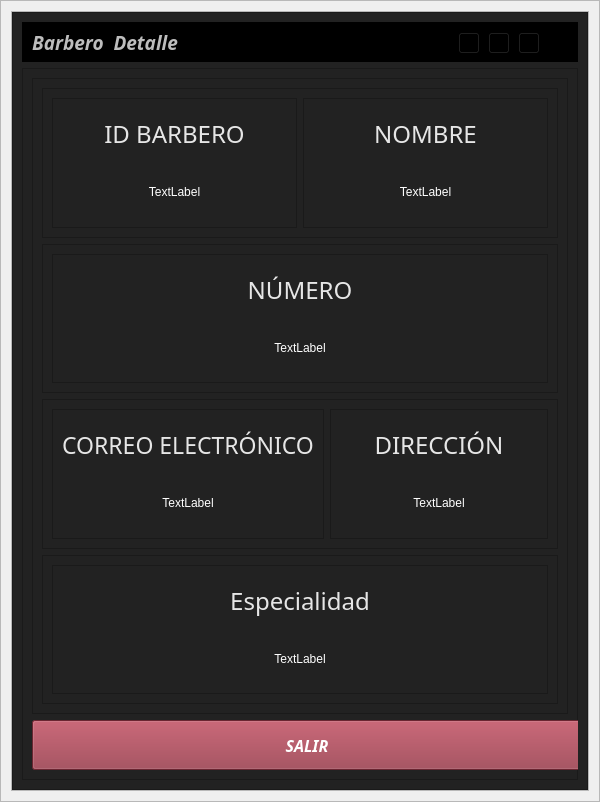
<?xml version="1.0" encoding="UTF-8"?>
<ui version="4.0">
 <class>add_edit_menu</class>
 <widget class="QWidget" name="add_edit_menu">
  <property name="geometry">
   <rect>
    <x>0</x>
    <y>0</y>
    <width>600</width>
    <height>802</height>
   </rect>
  </property>
  <property name="minimumSize">
   <size>
    <width>600</width>
    <height>0</height>
   </size>
  </property>
  <property name="maximumSize">
   <size>
    <width>16777215</width>
    <height>16777215</height>
   </size>
  </property>
  <property name="windowTitle">
   <string>Form</string>
  </property>
  <layout class="QVBoxLayout" name="verticalLayout">
   <property name="spacing">
    <number>0</number>
   </property>
   <property name="leftMargin">
    <number>0</number>
   </property>
   <property name="topMargin">
    <number>0</number>
   </property>
   <property name="rightMargin">
    <number>0</number>
   </property>
   <property name="bottomMargin">
    <number>0</number>
   </property>
   <item>
    <widget class="QFrame" name="central_widget_frame">
     <property name="maximumSize">
      <size>
       <width>600</width>
       <height>16777215</height>
      </size>
     </property>
     <property name="frameShape">
      <enum>QFrame::StyledPanel</enum>
     </property>
     <property name="frameShadow">
      <enum>QFrame::Raised</enum>
     </property>
     <layout class="QVBoxLayout" name="shadow_layout">
      <property name="spacing">
       <number>0</number>
      </property>
      <property name="leftMargin">
       <number>10</number>
      </property>
      <property name="topMargin">
       <number>10</number>
      </property>
      <property name="rightMargin">
       <number>10</number>
      </property>
      <property name="bottomMargin">
       <number>10</number>
      </property>
      <item>
       <widget class="QFrame" name="background_frame">
        <property name="frameShape">
         <enum>QFrame::StyledPanel</enum>
        </property>
        <property name="frameShadow">
         <enum>QFrame::Raised</enum>
        </property>
        <layout class="QVBoxLayout" name="verticalLayout_2">
         <property name="spacing">
          <number>0</number>
         </property>
         <property name="leftMargin">
          <number>0</number>
         </property>
         <property name="topMargin">
          <number>0</number>
         </property>
         <property name="rightMargin">
          <number>0</number>
         </property>
         <property name="bottomMargin">
          <number>0</number>
         </property>
         <item>
          <widget class="QFrame" name="content_frame">
           <property name="minimumSize">
            <size>
             <width>0</width>
             <height>0</height>
            </size>
           </property>
           <property name="styleSheet">
            <string notr="true">background-color: rgb(34, 34, 34);</string>
           </property>
           <property name="frameShape">
            <enum>QFrame::StyledPanel</enum>
           </property>
           <property name="frameShadow">
            <enum>QFrame::Raised</enum>
           </property>
           <layout class="QVBoxLayout" name="verticalLayout_7">
            <property name="spacing">
             <number>6</number>
            </property>
            <property name="leftMargin">
             <number>9</number>
            </property>
            <property name="topMargin">
             <number>9</number>
            </property>
            <property name="rightMargin">
             <number>9</number>
            </property>
            <property name="bottomMargin">
             <number>9</number>
            </property>
            <item>
             <widget class="QFrame" name="frame_nav">
              <property name="minimumSize">
               <size>
                <width>0</width>
                <height>40</height>
               </size>
              </property>
              <property name="maximumSize">
               <size>
                <width>16777215</width>
                <height>40</height>
               </size>
              </property>
              <property name="styleSheet">
               <string notr="true">background-color: rgb(0, 0, 0);</string>
              </property>
              <property name="frameShape">
               <enum>QFrame::StyledPanel</enum>
              </property>
              <property name="frameShadow">
               <enum>QFrame::Raised</enum>
              </property>
              <layout class="QHBoxLayout" name="horizontalLayout_6">
               <item>
                <widget class="QLabel" name="label_tittle">
                 <property name="font">
                  <font>
                   <family>Tw Cen MT</family>
                   <pointsize>14</pointsize>
                   <weight>75</weight>
                   <italic>true</italic>
                   <bold>true</bold>
                  </font>
                 </property>
                 <property name="styleSheet">
                  <string notr="true">
color: rgb(189, 189, 189);</string>
                 </property>
                 <property name="text">
                  <string>Barbero  Detalle</string>
                 </property>
                </widget>
               </item>
               <item>
                <widget class="QFrame" name="butttons_holder_frame">
                 <property name="minimumSize">
                  <size>
                   <width>110</width>
                   <height>30</height>
                  </size>
                 </property>
                 <property name="maximumSize">
                  <size>
                   <width>110</width>
                   <height>16777215</height>
                  </size>
                 </property>
                 <property name="frameShape">
                  <enum>QFrame::StyledPanel</enum>
                 </property>
                 <property name="frameShadow">
                  <enum>QFrame::Raised</enum>
                 </property>
                 <widget class="QToolButton" name="minimize_button">
                  <property name="geometry">
                   <rect>
                    <x>0</x>
                    <y>0</y>
                    <width>22</width>
                    <height>22</height>
                   </rect>
                  </property>
                  <property name="text">
                   <string>...</string>
                  </property>
                  <property name="icon">
                   <iconset>
                    <normaloff>L:/AngelCuk/assets/icons/minimize-window.png</normaloff>L:/AngelCuk/assets/icons/minimize-window.png</iconset>
                  </property>
                 </widget>
                 <widget class="QToolButton" name="restore_button">
                  <property name="geometry">
                   <rect>
                    <x>30</x>
                    <y>0</y>
                    <width>22</width>
                    <height>22</height>
                   </rect>
                  </property>
                  <property name="text">
                   <string>...</string>
                  </property>
                  <property name="icon">
                   <iconset>
                    <normaloff>L:/AngelCuk/assets/icons/restore-window.png</normaloff>L:/AngelCuk/assets/icons/restore-window.png</iconset>
                  </property>
                 </widget>
                 <widget class="QToolButton" name="maximize_button">
                  <property name="geometry">
                   <rect>
                    <x>30</x>
                    <y>0</y>
                    <width>22</width>
                    <height>22</height>
                   </rect>
                  </property>
                  <property name="text">
                   <string>...</string>
                  </property>
                  <property name="icon">
                   <iconset>
                    <normaloff>L:/AngelCuk/assets/icons/maximize-window.png</normaloff>L:/AngelCuk/assets/icons/maximize-window.png</iconset>
                  </property>
                 </widget>
                 <widget class="QToolButton" name="close_button">
                  <property name="geometry">
                   <rect>
                    <x>60</x>
                    <y>0</y>
                    <width>22</width>
                    <height>22</height>
                   </rect>
                  </property>
                  <property name="text">
                   <string>...</string>
                  </property>
                  <property name="icon">
                   <iconset>
                    <normaloff>L:/AngelCuk/assets/icons/close-window.png</normaloff>L:/AngelCuk/assets/icons/close-window.png</iconset>
                  </property>
                 </widget>
                </widget>
               </item>
              </layout>
             </widget>
            </item>
            <item>
             <widget class="QFrame" name="frame_inferior">
              <property name="minimumSize">
               <size>
                <width>10</width>
                <height>0</height>
               </size>
              </property>
              <property name="maximumSize">
               <size>
                <width>16777215</width>
                <height>16777215</height>
               </size>
              </property>
              <property name="frameShape">
               <enum>QFrame::StyledPanel</enum>
              </property>
              <property name="frameShadow">
               <enum>QFrame::Raised</enum>
              </property>
              <layout class="QVBoxLayout" name="verticalLayout_3">
               <item>
                <widget class="QFrame" name="frame">
                 <property name="frameShape">
                  <enum>QFrame::StyledPanel</enum>
                 </property>
                 <property name="frameShadow">
                  <enum>QFrame::Raised</enum>
                 </property>
                 <layout class="QVBoxLayout" name="verticalLayout_4">
                  <item>
                   <widget class="QFrame" name="frame_12">
                    <property name="frameShape">
                     <enum>QFrame::StyledPanel</enum>
                    </property>
                    <property name="frameShadow">
                     <enum>QFrame::Raised</enum>
                    </property>
                    <layout class="QHBoxLayout" name="horizontalLayout_4">
                     <item>
                      <widget class="QFrame" name="frame_13">
                       <property name="frameShape">
                        <enum>QFrame::StyledPanel</enum>
                       </property>
                       <property name="frameShadow">
                        <enum>QFrame::Raised</enum>
                       </property>
                       <layout class="QVBoxLayout" name="verticalLayout_13">
                        <item>
                         <widget class="QLabel" name="pedido_tittle_10">
                          <property name="font">
                           <font>
                            <family>Algerian</family>
                            <pointsize>18</pointsize>
                            <weight>50</weight>
                            <italic>false</italic>
                            <bold>false</bold>
                           </font>
                          </property>
                          <property name="styleSheet">
                           <string notr="true">color: rgb(230, 230, 230);
font: 18pt &quot;Algerian&quot;;</string>
                          </property>
                          <property name="text">
                           <string>ID BARBERO</string>
                          </property>
                          <property name="alignment">
                           <set>Qt::AlignCenter</set>
                          </property>
                         </widget>
                        </item>
                        <item>
                         <widget class="QLabel" name="idcliente_label">
                          <property name="styleSheet">
                           <string notr="true">color: white;
font-size: 12px;
font: 12pt &quot;impact&quot;;</string>
                          </property>
                          <property name="text">
                           <string>TextLabel</string>
                          </property>
                          <property name="alignment">
                           <set>Qt::AlignCenter</set>
                          </property>
                         </widget>
                        </item>
                       </layout>
                      </widget>
                     </item>
                     <item>
                      <widget class="QFrame" name="frame_14">
                       <property name="frameShape">
                        <enum>QFrame::StyledPanel</enum>
                       </property>
                       <property name="frameShadow">
                        <enum>QFrame::Raised</enum>
                       </property>
                       <layout class="QVBoxLayout" name="verticalLayout_14">
                        <item>
                         <widget class="QLabel" name="pedido_tittle_11">
                          <property name="font">
                           <font>
                            <family>Algerian</family>
                            <pointsize>18</pointsize>
                            <weight>50</weight>
                            <italic>false</italic>
                            <bold>false</bold>
                           </font>
                          </property>
                          <property name="styleSheet">
                           <string notr="true">color: rgb(230, 230, 230);
font: 18pt &quot;Algerian&quot;;</string>
                          </property>
                          <property name="text">
                           <string>NOMBRE</string>
                          </property>
                          <property name="alignment">
                           <set>Qt::AlignCenter</set>
                          </property>
                         </widget>
                        </item>
                        <item>
                         <widget class="QLabel" name="nombre_label">
                          <property name="styleSheet">
                           <string notr="true">color: white;
font-size: 12px;
font: 12pt &quot;impact&quot;;</string>
                          </property>
                          <property name="text">
                           <string>TextLabel</string>
                          </property>
                          <property name="alignment">
                           <set>Qt::AlignCenter</set>
                          </property>
                         </widget>
                        </item>
                       </layout>
                      </widget>
                     </item>
                    </layout>
                   </widget>
                  </item>
                  <item>
                   <widget class="QFrame" name="frame_3">
                    <property name="frameShape">
                     <enum>QFrame::StyledPanel</enum>
                    </property>
                    <property name="frameShadow">
                     <enum>QFrame::Raised</enum>
                    </property>
                    <layout class="QHBoxLayout" name="horizontalLayout">
                     <item>
                      <widget class="QFrame" name="frame_4">
                       <property name="frameShape">
                        <enum>QFrame::StyledPanel</enum>
                       </property>
                       <property name="frameShadow">
                        <enum>QFrame::Raised</enum>
                       </property>
                       <layout class="QVBoxLayout" name="verticalLayout_6">
                        <item>
                         <widget class="QLabel" name="pedido_tittle_4">
                          <property name="font">
                           <font>
                            <family>Algerian</family>
                            <pointsize>18</pointsize>
                            <weight>50</weight>
                            <italic>false</italic>
                            <bold>false</bold>
                           </font>
                          </property>
                          <property name="styleSheet">
                           <string notr="true">color: rgb(230, 230, 230);
font: 18pt &quot;Algerian&quot;;</string>
                          </property>
                          <property name="text">
                           <string>NÚMERO</string>
                          </property>
                          <property name="alignment">
                           <set>Qt::AlignCenter</set>
                          </property>
                         </widget>
                        </item>
                        <item>
                         <widget class="QLabel" name="numero_label">
                          <property name="styleSheet">
                           <string notr="true">color: white;
font-size: 12px;
font: 12pt &quot;impact&quot;;</string>
                          </property>
                          <property name="text">
                           <string>TextLabel</string>
                          </property>
                          <property name="alignment">
                           <set>Qt::AlignCenter</set>
                          </property>
                         </widget>
                        </item>
                       </layout>
                      </widget>
                     </item>
                    </layout>
                   </widget>
                  </item>
                  <item>
                   <widget class="QFrame" name="frame_7">
                    <property name="frameShape">
                     <enum>QFrame::StyledPanel</enum>
                    </property>
                    <property name="frameShadow">
                     <enum>QFrame::Raised</enum>
                    </property>
                    <layout class="QHBoxLayout" name="horizontalLayout_3">
                     <item>
                      <widget class="QFrame" name="frame_10">
                       <property name="frameShape">
                        <enum>QFrame::StyledPanel</enum>
                       </property>
                       <property name="frameShadow">
                        <enum>QFrame::Raised</enum>
                       </property>
                       <layout class="QVBoxLayout" name="verticalLayout_11">
                        <item>
                         <widget class="QLabel" name="pedido_tittle_8">
                          <property name="font">
                           <font>
                            <family>Algerian</family>
                            <pointsize>17</pointsize>
                            <weight>50</weight>
                            <italic>false</italic>
                            <bold>false</bold>
                           </font>
                          </property>
                          <property name="styleSheet">
                           <string notr="true">color: rgb(230, 230, 230);
font: 17pt &quot;Algerian&quot;;</string>
                          </property>
                          <property name="text">
                           <string>CORREO ELECTRÓNICO</string>
                          </property>
                          <property name="alignment">
                           <set>Qt::AlignCenter</set>
                          </property>
                         </widget>
                        </item>
                        <item>
                         <widget class="QLabel" name="correo_label">
                          <property name="layoutDirection">
                           <enum>Qt::LeftToRight</enum>
                          </property>
                          <property name="styleSheet">
                           <string notr="true">color: white;
font-size: 12px;
font: 12pt &quot;impact&quot;;</string>
                          </property>
                          <property name="text">
                           <string>TextLabel</string>
                          </property>
                          <property name="alignment">
                           <set>Qt::AlignCenter</set>
                          </property>
                         </widget>
                        </item>
                       </layout>
                      </widget>
                     </item>
                     <item>
                      <widget class="QFrame" name="frame_11">
                       <property name="frameShape">
                        <enum>QFrame::StyledPanel</enum>
                       </property>
                       <property name="frameShadow">
                        <enum>QFrame::Raised</enum>
                       </property>
                       <layout class="QVBoxLayout" name="verticalLayout_12">
                        <item>
                         <widget class="QLabel" name="pedido_tittle_9">
                          <property name="font">
                           <font>
                            <family>Algerian</family>
                            <pointsize>18</pointsize>
                            <weight>50</weight>
                            <italic>false</italic>
                            <bold>false</bold>
                           </font>
                          </property>
                          <property name="styleSheet">
                           <string notr="true">color: rgb(230, 230, 230);
font: 18pt &quot;Algerian&quot;;</string>
                          </property>
                          <property name="text">
                           <string>DIRECCIÓN</string>
                          </property>
                          <property name="alignment">
                           <set>Qt::AlignCenter</set>
                          </property>
                         </widget>
                        </item>
                        <item>
                         <widget class="QLabel" name="direccion_label">
                          <property name="styleSheet">
                           <string notr="true">color: white;
font-size: 12px;
font: 12pt &quot;impact&quot;;</string>
                          </property>
                          <property name="text">
                           <string>TextLabel</string>
                          </property>
                          <property name="alignment">
                           <set>Qt::AlignCenter</set>
                          </property>
                         </widget>
                        </item>
                       </layout>
                      </widget>
                     </item>
                    </layout>
                   </widget>
                  </item>
                  <item>
                   <widget class="QFrame" name="frame_15">
                    <property name="frameShape">
                     <enum>QFrame::StyledPanel</enum>
                    </property>
                    <property name="frameShadow">
                     <enum>QFrame::Raised</enum>
                    </property>
                    <layout class="QHBoxLayout" name="horizontalLayout_5">
                     <item>
                      <widget class="QFrame" name="frame_17">
                       <property name="frameShape">
                        <enum>QFrame::StyledPanel</enum>
                       </property>
                       <property name="frameShadow">
                        <enum>QFrame::Raised</enum>
                       </property>
                       <layout class="QVBoxLayout" name="verticalLayout_16">
                        <item>
                         <widget class="QLabel" name="pedido_tittle_13">
                          <property name="font">
                           <font>
                            <family>Algerian</family>
                            <pointsize>18</pointsize>
                            <weight>50</weight>
                            <italic>false</italic>
                            <bold>false</bold>
                           </font>
                          </property>
                          <property name="styleSheet">
                           <string notr="true">color: rgb(230, 230, 230);
font: 18pt &quot;Algerian&quot;;</string>
                          </property>
                          <property name="text">
                           <string>Especialidad</string>
                          </property>
                          <property name="alignment">
                           <set>Qt::AlignCenter</set>
                          </property>
                         </widget>
                        </item>
                        <item>
                         <widget class="QLabel" name="especialidad_label">
                          <property name="styleSheet">
                           <string notr="true">color: white;
font-size: 12px;
font: 12pt &quot;impact&quot;;</string>
                          </property>
                          <property name="text">
                           <string>TextLabel</string>
                          </property>
                          <property name="alignment">
                           <set>Qt::AlignCenter</set>
                          </property>
                         </widget>
                        </item>
                       </layout>
                      </widget>
                     </item>
                    </layout>
                   </widget>
                  </item>
                 </layout>
                </widget>
               </item>
               <item>
                <widget class="QPushButton" name="add_edit_button_2">
                 <property name="minimumSize">
                  <size>
                   <width>550</width>
                   <height>50</height>
                  </size>
                 </property>
                 <property name="maximumSize">
                  <size>
                   <width>16777215</width>
                   <height>16777215</height>
                  </size>
                 </property>
                 <property name="font">
                  <font>
                   <family>Segoe UI Black</family>
                   <pointsize>12</pointsize>
                   <weight>75</weight>
                   <italic>true</italic>
                   <bold>true</bold>
                  </font>
                 </property>
                 <property name="styleSheet">
                  <string notr="true">QPushButton{
	background-color: rgb(148, 52, 68  );
	color: white;
}

QPushButton:hover{
	
	background-color: rgb(97, 35, 45);
}

</string>
                 </property>
                 <property name="text">
                  <string>SALIR</string>
                 </property>
                </widget>
               </item>
              </layout>
             </widget>
            </item>
           </layout>
          </widget>
         </item>
        </layout>
       </widget>
      </item>
     </layout>
    </widget>
   </item>
  </layout>
 </widget>
 <resources/>
 <connections/>
</ui>
